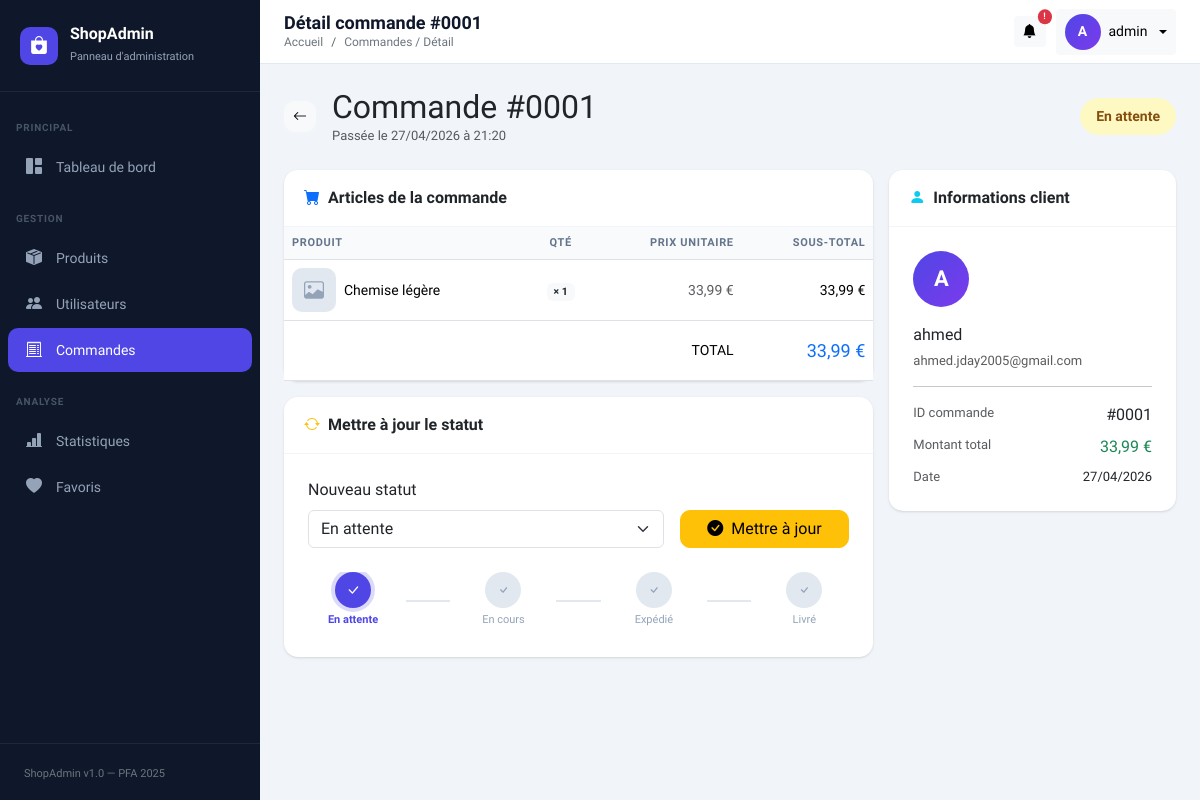
The page /dashboard-admin-main/index.php?page=orders&action=show&id=1 (signed in) on the database its author committed.
### tables this page shows
CREATE TABLE `orders` (
  `id` int(11) NOT NULL,
  `user_id` int(11) DEFAULT NULL,
  `total_price` decimal(10,2) DEFAULT NULL,
  `status` enum('pending','paid','shipped','delivered','cancelled') DEFAULT 'pending',
  `created_at` timestamp NOT NULL DEFAULT current_timestamp()
);

CREATE TABLE `order_items` (
  `id` int(11) NOT NULL,
  `order_id` int(11) DEFAULT NULL,
  `product_id` varchar(30) DEFAULT NULL,
  `quantity` int(11) DEFAULT NULL,
  `price` decimal(10,2) DEFAULT NULL
);

CREATE TABLE `produits` (
  `id` varchar(20) NOT NULL,
  `name` varchar(150) DEFAULT NULL,
  `description` text DEFAULT NULL,
  `price` decimal(10,2) DEFAULT NULL,
  `stock` int(11) DEFAULT NULL,
  `sku` varchar(100) DEFAULT NULL,
  `image_path` varchar(255) DEFAULT NULL,
  `category_id` int(11) DEFAULT NULL,
  `color_id` int(11) DEFAULT NULL,
  `created_at` timestamp NOT NULL DEFAULT current_timestamp() ON UPDATE current_timestamp(),
  `product_type` enum('haut','bas','accessoire','chaussure','ensemble') DEFAULT NULL,
  `season` enum('ete','hiver','mi_saison','toutes_saisons') DEFAULT 'toutes_saisons'
);

CREATE TABLE `users` (
  `id` int(11) NOT NULL,
  `name` varchar(50) NOT NULL,
  `email` varchar(255) NOT NULL,
  `role` enum('admin','customer') DEFAULT 'customer',
  `is_active` tinyint(1) DEFAULT 1,
  `password` varchar(255) NOT NULL,
  `reset_token_hash` varchar(64) DEFAULT NULL,
  `reset_token_expires_at` datetime DEFAULT NULL,
  `is_verified` tinyint(1) DEFAULT 0,
  `verification_code` varchar(6) DEFAULT NULL,
  `code_expiry` datetime DEFAULT NULL
);

### dashboard-admin-main/controllers/OrderController.php (called while the page is built, shortened)
<?php
require_once __DIR__ . '/../models/Order.php';
class OrderController {
    private Order $model;
    public function __construct() {
        $this->model = new Order();
    }
    public function show(): void {
        $id    = (int)($_GET['id'] ?? 0);
        $order = $this->model->getById($id);
        $items = $this->model->getItems($id);
        require __DIR__ . '/../views/orders/show.php';
    }
}

### dashboard-admin-main/config/database.php (called while the page is built, shortened)
<?php
class Database {
    private static ?PDO $instance = null;
    public static function getInstance(): PDO {
        if (self::$instance === null) {
            $dsn = "mysql:host=" . DB_HOST . ";dbname=" . DB_NAME . ";charset=" . DB_CHARSET;
            $options = [
                PDO::ATTR_ERRMODE            => PDO::ERRMODE_EXCEPTION,
                PDO::ATTR_DEFAULT_FETCH_MODE => PDO::FETCH_ASSOC,
                PDO::ATTR_EMULATE_PREPARES   => false,
            ];
            try {
                self::$instance = new PDO($dsn, DB_USER, DB_PASS, $options);
            } catch (PDOException $e) {
                error_log("Erreur connexion DB : " . $e->getMessage());
                die(json_encode(['error' => 'Connexion à la base de données échouée.']));
            }
        }
        return self::$instance;
    }
}

### dashboard-admin-main/models/Order.php (called while the page is built, shortened)
<?php
require_once __DIR__ . '/../config/database.php';
class Order {
    private PDO $db;
    public function __construct() {
        $this->db = Database::getInstance();
    }
    public function getById(int $id): array|false {
        $stmt = $this->db->prepare("
            SELECT o.*, o.total_price AS total, u.name AS user_name, u.email AS user_email
            FROM orders o
            JOIN users u ON o.user_id = u.id
            WHERE o.id = ?
        ");
        $stmt->execute([$id]);
        return $stmt->fetch();
    }
    public function getItems(int $orderId): array {
        $stmt = $this->db->prepare("
            SELECT oi.*, p.name AS product_name, p.image_path AS product_image
            FROM order_items oi
            JOIN produits p ON oi.product_id = p.id
            WHERE oi.order_id = ?
        ");
        $stmt->execute([$orderId]);
        return $stmt->fetchAll();
    }
}

### dashboard-admin-main/views/orders/show.php (the view, shortened to what this page needs)
<?php
$pageTitle  = 'Détail commande #' . str_pad($order['id'], 4, '0', STR_PAD_LEFT);
$breadcrumb = 'Commandes / Détail';
require_once __DIR__ . '/../../includes/header.php';
require_once __DIR__ . '/../../includes/sidebar.php';
$statusLabels = [
    'pending'    => 'En attente',
    'processing' => 'En cours',
    'shipped'    => 'Expédié',
    'delivered'  => 'Livré',
    'cancelled'  => 'Annulé',
];
?>
<div class="main-wrapper">
    <?php require_once __DIR__ . '/../../includes/navbar.php'; ?>
    <div class="content-area">
        <div class="d-flex align-items-center gap-3 mb-4">
            <a href="index.php?page=orders" class="btn btn-light btn-sm" style="border-radius:10px;">
                <i class="bi bi-arrow-left"></i>
            </a>
            <div class="flex-grow-1">
                <h2 class="fw-800 mb-0">
                    Commande #<?= str_pad($order['id'], 4, '0', STR_PAD_LEFT) ?>
                </h2>
                <p class="text-muted mb-0" style="font-size:13px;">
                    Passée le <?= date('d/m/Y à H:i', strtotime($order['created_at'])) ?>
                </p>
            </div>
            <span class="status-badge status-<?= $order['status'] ?>" style="font-size:14px;padding:8px 16px;">
                <?= $statusLabels[$order['status']] ?>
            </span>
        </div>
        <div class="row g-3">
            <div class="col-lg-8">
                <div class="card mb-3">
                    <div class="card-header">
                        <i class="bi bi-cart-fill me-2 text-primary"></i>Articles de la commande
                    </div>
                    <div class="table-responsive">
                        <table class="table mb-0">
                            <thead>
                                <tr>
                                    <th>Produit</th>
                                    <th class="text-center">Qté</th>
                                    <th class="text-end">Prix unitaire</th>
                                    <th class="text-end">Sous-total</th>
                                </tr>
                            </thead>
                            <tbody>
                                <?php foreach ($items as $item): ?>
                                <tr>
                                    <td>
                                        <div class="d-flex align-items-center gap-2">
                                            <?php if (!empty($item['product_image']) && file_exists(__DIR__ . '/../../' . $item['product_image'])): ?>
                                                <img src="../../<?= htmlspecialchars($item['product_image']) ?>"
                                                     class="product-img-thumb" alt="">
                                            <?php else: ?>
                                                <div class="product-img-placeholder">
                                                    <i class="bi bi-image"></i>
                                                </div>
                                            <?php endif; ?>
                                            <span class="fw-600"><?= htmlspecialchars($item['product_name']) ?></span>
                                        </div>
                                    </td>
                                    <td class="text-center">
                                        <span class="badge bg-light text-dark fw-600">× <?= $item['quantity'] ?></span>
                                    </td>
                                    <td class="text-end text-muted"><?= number_format($item['price'], 2, ',', ' ') ?> €</td>
                                    <td class="text-end fw-700">
                                        <?= number_format($item['quantity'] * $item['price'], 2, ',', ' ') ?> €
                                    </td>
                                </tr>
                                <?php endforeach; ?>
                            </tbody>
                            <tfoot style="background:#f8fafc;">
                                <tr>
                                    <td colspan="3" class="text-end fw-700 py-3">TOTAL</td>
                                    <td class="text-end fw-800 text-primary py-3" style="font-size:18px;">
                                        <?= number_format($order['total'], 2, ',', ' ') ?> €
                                    </td>
                                </tr>
                            </tfoot>
                        </table>
                    </div>
                </div>
                <div class="card">
                    <div class="card-header">
                        <i class="bi bi-arrow-repeat me-2 text-warning"></i>Mettre à jour le statut
                    </div>
                    <div class="card-body p-4">
                        <form method="POST" action="index.php?page=orders&action=update_status">
                            <div class="row g-3 align-items-end">
                                <div class="col-sm-8">
                                    <label class="form-label fw-600">Nouveau statut</label>
                                    <select name="status" class="form-select">
                                        <?php foreach ($statusLabels as $val => $label): ?>
                                        <option value="<?= $val ?>"
                                            <?= $order['status'] === $val ? 'selected' : '' ?>>
                                            <?= $label ?>
                                        </option>
                                        <?php endforeach; ?>
                                    </select>
                                </div>
                                <div class="col-sm-4">
                                    <button type="submit" class="btn btn-warning w-100" style="border-radius:10px;">
                                        <i class="bi bi-check-circle-fill me-2"></i>Mettre à jour
                                    </button>
                                </div>
                            </div>
                        </form>
                        <div class="d-flex align-items-center gap-2 mt-4" style="overflow-x:auto;padding-bottom:4px;">
                            <?php
                            $allStatuses = ['pending','processing','shipped','delivered'];
                            $currentIdx  = array_search($order['status'], $allStatuses);
                            foreach ($allStatuses as $i => $s):
                                $done    = $i <= $currentIdx;
                                $current = $i === $currentIdx;
                            ?>
                            <div class="text-center" style="min-width:90px;">
                                <div style="width:36px;height:36px;border-radius:50%;
                                            background:<?= $done ? '#4f46e5' : '#e2e8f0' ?>;
                                            color:<?= $done ? '#fff' : '#94a3b8' ?>;
                                            display:flex;align-items:center;justify-content:center;
                                            margin:0 auto;font-size:14px;
                                            <?= $current ? 'box-shadow:0 0 0 4px rgba(79,70,229,.2);' : '' ?>">
                                    <i class="bi bi-check<?= $done ? '-lg' : '' ?>"></i>
                                </div>
                                <div style="font-size:11px;margin-top:4px;color:<?= $done ? '#4f46e5' : '#94a3b8' ?>;font-weight:<?= $current ? '700' : '500' ?>;">
                                    <?= $statusLabels[$s] ?>
                                </div>
                            </div>
                            <?php if ($i < count($allStatuses) - 1): ?>
                            <div style="flex:1;height:2px;background:<?= $i < $currentIdx ? '#4f46e5' : '#e2e8f0' ?>;min-width:30px;"></div>
                            <?php endif; ?>
                            <?php endforeach; ?>
                        </div>
                    </div>
                </div>
            </div>
            <div class="col-lg-4">
                <div class="card">
                    <div class="card-header">
                        <i class="bi bi-person-fill me-2 text-info"></i>Informations client
                    </div>
                    <div class="card-body p-4">
                        <div style="width:56px;height:56px;border-radius:50%;
                                    background:linear-gradient(135deg,#4f46e5,#7c3aed);
                                    display:flex;align-items:center;justify-content:center;
                                    color:#fff;font-weight:800;font-size:22px;margin-bottom:16px;">
                            <?= strtoupper(mb_substr($order['user_name'], 0, 1)) ?>
                        </div>
                        <div class="fw-700 mb-1" style="font-size:16px;">
                            <?= htmlspecialchars($order['user_name']) ?>
                        </div>
                        <div class="text-muted mb-3" style="font-size:13px;">
                            <?= htmlspecialchars($order['user_email']) ?>
                        </div>
                        <hr>
                        <div class="d-flex justify-content-between mb-2">
                            <span class="text-muted" style="font-size:13px;">ID commande</span>
                            <span class="fw-600">#<?= str_pad($order['id'], 4, '0', STR_PAD_LEFT) ?></span>
                        </div>
                        <div class="d-flex justify-content-between mb-2">
                            <span class="text-muted" style="font-size:13px;">Montant total</span>
                            <span class="fw-700 text-success"><?= number_format($order['total'], 2, ',', ' ') ?> €</span>
                        </div>
                        <div class="d-flex justify-content-between">
                            <span class="text-muted" style="font-size:13px;">Date</span>
                            <span class="fw-600" style="font-size:13px;">
                                <?= date('d/m/Y', strtotime($order['created_at'])) ?>
                            </span>
                        </div>
                    </div>
                </div>
            </div>
        </div>
    </div>
</div>
<?php require_once __DIR__ . '/../../includes/footer.php'; ?>

### dashboard-admin-main/includes/navbar.php (shortened to what this page needs)
<nav class="topnav">
    <div class="d-flex align-items-center gap-3">
        <div>
            <h1 class="page-title"><?= htmlspecialchars($pageTitle ?? 'Dashboard') ?></h1>
            <?php if (!empty($breadcrumb)): ?>
            <nav aria-label="breadcrumb">
                <ol class="breadcrumb mb-0">
                    <li class="breadcrumb-item">
                        <a href="index.php" class="text-decoration-none text-secondary">Accueil</a>
                    </li>
                    <li class="breadcrumb-item active text-secondary">
                        <?= htmlspecialchars($breadcrumb) ?>
                    </li>
                </ol>
            </nav>
            <?php endif; ?>
        </div>
    </div>
    <div class="admin-info">
        <button class="btn btn-light btn-sm position-relative" title="Alertes">
            <i class="bi bi-bell-fill"></i>
            <span class="position-absolute top-0 start-100 translate-middle badge rounded-pill bg-danger" style="font-size:9px;">!</span>
        </button>
        <div class="dropdown">
            <button class="btn btn-light btn-sm dropdown-toggle d-flex align-items-center gap-2"
                    data-bs-toggle="dropdown">
                <div class="admin-avatar">
                    <?= strtoupper(substr($_SESSION['admin_name'] ?? 'A', 0, 1)) ?>
                </div>
                <span class="d-none d-md-inline fw-600">
                    <?= htmlspecialchars($_SESSION['admin_name'] ?? 'Admin') ?>
                </span>
            </button>
        </div>
    </div>
</nav>

### rows shown on the page
orders: id "Détail commande #0001", id "0001", created_at "27/04/2026 à 21:20", status "En attente", total_price "33,99", user.name "A", user.name "ahmed", user.email "ahmed.jday2005@gmail.com", created_at "27/04/2026"
order_items: product.name "Chemise légère", quantity "1", price "33,99", $item['quantity'] * $item['price'] "33,99"

### other values the page prints
$breadcrumb "Commandes / Détail"
substr($_SESSION['admin_name'] ?? 'A', 0, 1) "A"
$_SESSION['admin_name'] "admin"
$statusLabels[$s] "En attente"
$statusLabels[$s] "En cours"
$statusLabels[$s] "Expédié"
$statusLabels[$s] "Livré"
